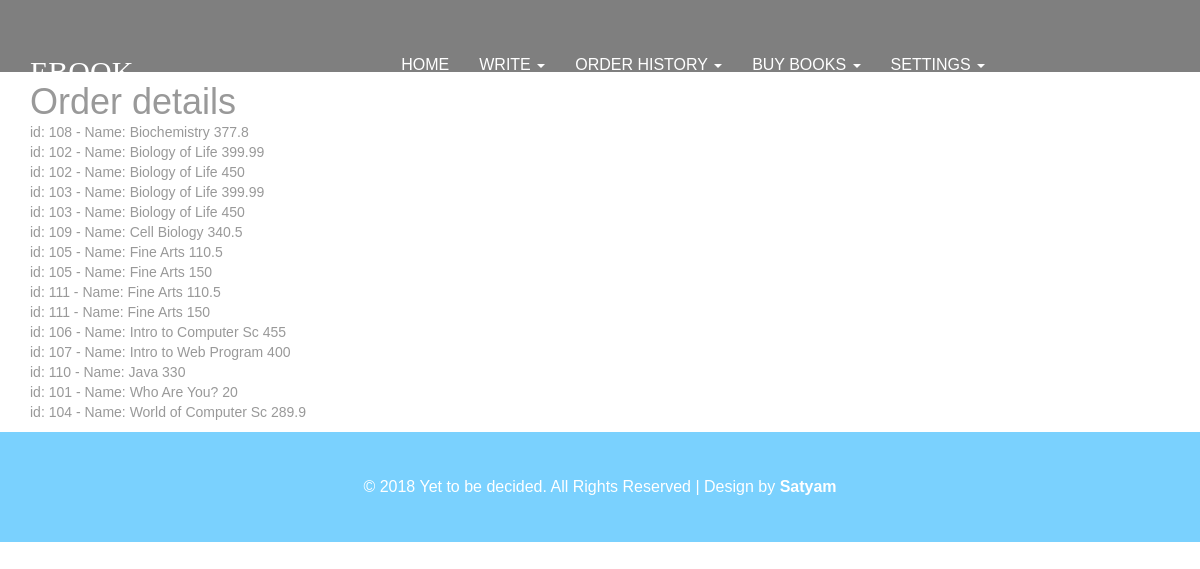
The app's page /viewcrate.php (signed in), older data.
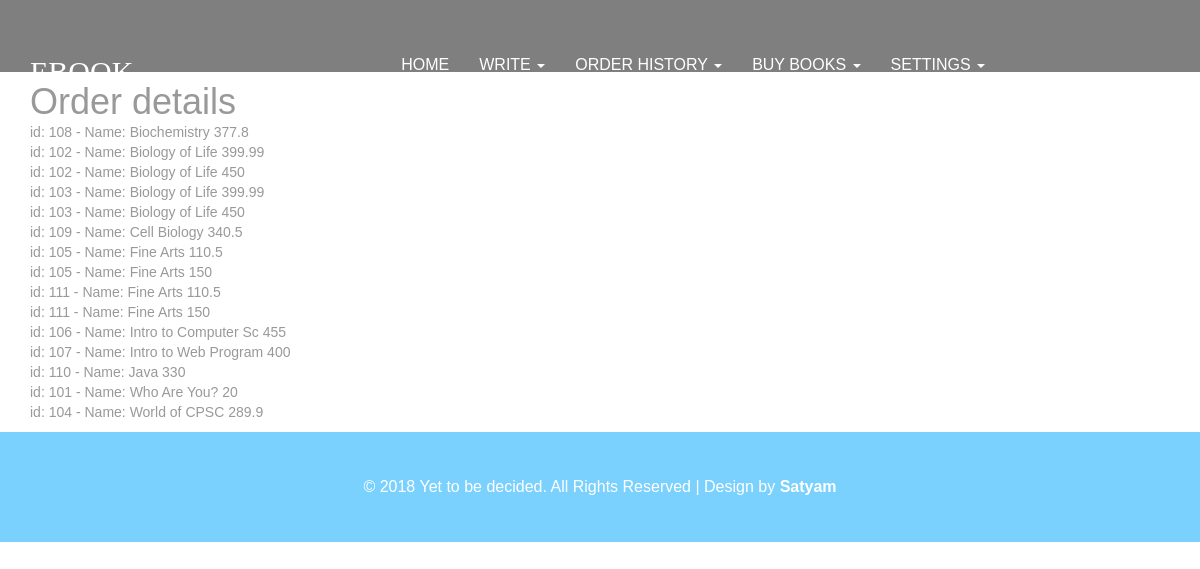
The same page, newer data.
### crate.php (the view)
<?php
    include "connection.php";
    $select = "SELECT bn.BID, bn.BName, bp.BEdition, bp.BPrice FROM `book name` bn, `book price` bp WHERE bn.BName=bp.BName";
    $result = $conn->query($select);
    if ($result){
        while($row = $result->fetch_assoc()) {
            echo "id: " . $row["BID"]. " - Name: " . $row["BName"]. " " . $row["BPrice"]. "<br>";
        }
    } else {
        echo "0 results";
    }
?>

### viewcrate.php (shortened to what this page needs)
<html>
<head>
<?php
    include "mainHeader.php";
    ?>
</head>
<body>
<div>
<?php
    include "connection.php";
    ?>
<div class="container" style="padding-bottom:10;padding-top:10px;">
<h1 class="center-block">Order details</h1>
<?php
    include "crate.php";
?>
</div>
</div>
<footer>
<section class="copyright-w3-agileits">
<?php
    include "footer.php";
    ?>
</section>
</footer>
</body>
</html>

### header_files.php (shortened to what this page needs)
<link href="css/bootstrap.min.css" rel="stylesheet" type="text/css" media="all" />
<link href="css/font-awesome.min.css" rel="stylesheet" type="text/css" media="all" />
<link href="css/portfolio.css" rel="stylesheet" type="text/css" media="all" />
<link href="css/jQuery.lightninBox.css" rel="stylesheet" type="text/css" media="all" />
<link href="css/services.css" rel="stylesheet" type="text/css" media="all"/>
<link href="css/pogo-slider.min.css" rel="stylesheet" type="text/css" media="all" />
<link href="css/style.css" rel="stylesheet" type="text/css" media="all"/>
<link rel="stylesheet" href="css/jquery-ui.css">

### mainHeader.php (shortened to what this page needs)
<?php
include 'header_files.php';
?>
<div class="container-fluid">
    <div class="row">
        <div class="banner-div">
            <div class="banner">
                <section class="banner-w3ls">
                    <div class="navbar-wrapper">
                        <div class="col-md-10">
                            <ul class="nav navbar-nav cl-effect-5">
                                <li style="float:left">
                                    <a href="main.php">
                                        <h3 style="padding-bottom:10px">eBook</h3>
                                    </a>
                                </li>
                            </ul>
                            <ul class="nav navbar-nav navbar-right cl-effect-5">
                                <li><a href="main.php">home</a></li>
                                <li class="dropdown">
                                    <a href="#" class="dropdown-toggle" data-toggle="dropdown"> WRITE <span class="caret"></span>
                                    </a>
                                </li>
                                <li class="dropdown">
                                    <a href="#" class="dropdown-toggle" data-toggle="dropdown"> Order History <span class="caret"></span>
                                    </a>
                                </li>
                                <li class="dropdown">
                                    <a href="#" class="dropdown-toggle" data-toggle="dropdown">Buy Books <span class="caret"></span>
                                    </a>
                                </li>
                                <li class="dropdown">
                                    <a href="#" class="dropdown-toggle" data-toggle="dropdown"> Settings <span class="caret"></span>
                                    </a>
                                </li>
                            </ul>
                        </div>
                    </div>
                    <div class="col-md-6">
                    </div>
                </section>
            </div>
        </div>
    </div>
</div>

### footer.php (shortened to what this page needs)
<div class="copyright-w3-agileits">
    <div class="container">
        <p class="copyright">© 2018 Yet to be decided. All Rights Reserved | Design by <b>Satyam</b></p>
    </div>

### css/style.css (style rules this page uses)
.banner { background-repeat:no-repeat; background-size: cover; padding: 3%; }
.banner-div { background-color: rgba(0,0,0,.5); }
.banner h3 { color: white; font-size: 30px; text-transform:uppercase ; font-family: "AR BLANCA"; }
body { padding:0; margin:0; background:#FFF; }
body a { transition:0.5s all; -webkit-transition:0.5s all; -moz-transition:0.5s all; -o-transition:0.5s all; -ms-transition:0.5s all; }
h1,h2,h3,h4,h5,h6 { margin:0; padding:0; }
p { margin:0; padding:0; }
ul { margin:0; padding:0; }
body { font-family: 'Raleway', sans-serif; font-weight:100; color:#999; }
.navbar-wrapper { position: absolute; top: 0; right: 0; left: 0; z-index: 20; }
.navbar-nav>li>a { color:#fff!important; font-size:16px; font-weight:normal; text-transform:uppercase; position:relative; padding: 0 15px; margin-top: 15px; }
@media (min-width: 768px) { .navbar-wrapper { margin-top: 40px; } }
.cl-effect-5 a { overflow: hidden; }
.cl-effect-5 a span { position: relative; display: inline-block; -webkit-transition: -webkit-transform 0.3s; -moz-transition: -moz-transform 0.3s; transition: transform 0.3s; }
.cl-effect-5 a span::before { position: absolute; top: 100%; content: attr(data-hover); font-weight: 700; -webkit-transform: translate3d(0,0,0); -moz-transform: translate3d(0,0,0); transform: translate3d(0,0,0); }
.copyright-w3-agileits { padding: 10px 0; background-color: #7ad1fe; }
.copyright-w3-agileits p.copyright { font-size: 16px; font-weight: normal; color: #fff; line-height:30px; text-align: center; padding: 20px 0; }

Row changes from the older to the newer data that the page shows:
removed book price: book name.BID "104", book name.BName "World of Computer Sc", BPrice "289.9"
added book price: book name.BID "104", book name.BName "World of CPSC", BPrice "289.9"
